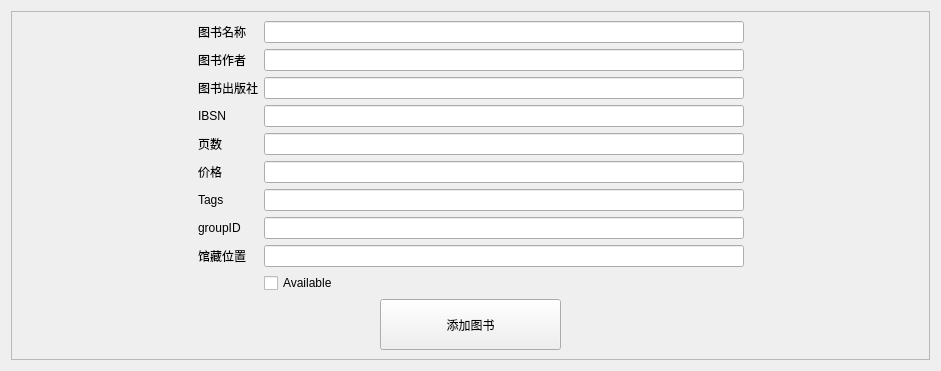
              <widget class="QWidget" name="page_5">
               <layout class="QGridLayout" name="gridLayout_7">
                <item row="0" column="0">
                 <widget class="QFrame" name="frame_6">
                  <property name="frameShape">
                   <enum>QFrame::StyledPanel</enum>
                  </property>
                  <property name="frameShadow">
                   <enum>QFrame::Raised</enum>
                  </property>
                  <layout class="QGridLayout" name="gridLayout_45">
                   <item row="0" column="0">
                    <spacer name="horizontalSpacer_23">
                     <property name="orientation">
                      <enum>Qt::Horizontal</enum>
                     </property>
                     <property name="sizeHint" stdset="0">
                      <size>
                       <width>177</width>
                       <height>20</height>
                      </size>
                     </property>
                    </spacer>
                   </item>
                   <item row="0" column="1" rowspan="2" colspan="3">
                    <layout class="QGridLayout" name="gridLayout_20">
                     <item row="0" column="0">
                      <widget class="QLabel" name="label_38">
                       <property name="text">
                        <string>图书名称</string>
                       </property>
                      </widget>
                     </item>
                     <item row="0" column="1">
                      <widget class="QLineEdit" name="name_1"/>
                     </item>
                     <item row="1" column="0">
                      <widget class="QLabel" name="label_40">
                       <property name="text">
                        <string>图书作者</string>
                       </property>
                      </widget>
                     </item>
                     <item row="1" column="1">
                      <widget class="QLineEdit" name="author_2"/>
                     </item>
                     <item row="2" column="0">
                      <widget class="QLabel" name="label_43">
                       <property name="text">
                        <string>图书出版社</string>
                       </property>
                      </widget>
                     </item>
                     <item row="2" column="1">
                      <widget class="QLineEdit" name="press_2"/>
                     </item>
                     <item row="3" column="0">
                      <widget class="QLabel" name="label_45">
                       <property name="text">
                        <string>IBSN</string>
                       </property>
                      </widget>
                     </item>
                     <item row="3" column="1">
                      <widget class="QLineEdit" name="IBSN"/>
                     </item>
                     <item row="4" column="0">
                      <widget class="QLabel" name="label_47">
                       <property name="text">
                        <string>页数</string>
                       </property>
                      </widget>
                     </item>
                     <item row="5" column="0">
                      <widget class="QLabel" name="label_48">
                       <property name="text">
                        <string>价格</string>
                       </property>
                      </widget>
                     </item>
                     <item row="6" column="0">
                      <widget class="QLabel" name="label_49">
                       <property name="text">
                        <string>Tags</string>
                       </property>
                      </widget>
                     </item>
                     <item row="6" column="1">
                      <widget class="QLineEdit" name="tags_2"/>
                     </item>
                     <item row="7" column="0">
                      <widget class="QLabel" name="label_26">
                       <property name="text">
                        <string>groupID</string>
                       </property>
                      </widget>
                     </item>
                     <item row="7" column="1">
                      <widget class="QLineEdit" name="groupID"/>
                     </item>
                     <item row="8" column="0">
                      <widget class="QLabel" name="label_50">
                       <property name="text">
                        <string>馆藏位置</string>
                       </property>
                      </widget>
                     </item>
                     <item row="8" column="1">
                      <widget class="QLineEdit" name="bookcase_2"/>
                     </item>
                     <item row="9" column="1">
                      <widget class="QCheckBox" name="checkBox">
                       <property name="text">
                        <string>Available</string>
                       </property>
                      </widget>
                     </item>
                     <item row="4" column="1">
                      <widget class="QLineEdit" name="pages"/>
                     </item>
                     <item row="5" column="1">
                      <widget class="QLineEdit" name="piece"/>
                     </item>
                    </layout>
                   </item>
                   <item row="1" column="0">
                    <spacer name="horizontalSpacer_19">
                     <property name="orientation">
                      <enum>Qt::Horizontal</enum>
                     </property>
                     <property name="sizeHint" stdset="0">
                      <size>
                       <width>177</width>
                       <height>20</height>
                      </size>
                     </property>
                    </spacer>
                   </item>
                   <item row="1" column="4">
                    <spacer name="horizontalSpacer_20">
                     <property name="orientation">
                      <enum>Qt::Horizontal</enum>
                     </property>
                     <property name="sizeHint" stdset="0">
                      <size>
                       <width>176</width>
                       <height>20</height>
                      </size>
                     </property>
                    </spacer>
                   </item>
                   <item row="2" column="1">
                    <spacer name="horizontalSpacer_21">
                     <property name="orientation">
                      <enum>Qt::Horizontal</enum>
                     </property>
                     <property name="sizeHint" stdset="0">
                      <size>
                       <width>176</width>
                       <height>20</height>
                      </size>
                     </property>
                    </spacer>
                   </item>
                   <item row="2" column="2">
                    <widget class="QPushButton" name="createbook">
                     <property name="minimumSize">
                      <size>
                       <width>181</width>
                       <height>51</height>
                      </size>
                     </property>
                     <property name="maximumSize">
                      <size>
                       <width>181</width>
                       <height>51</height>
                      </size>
                     </property>
                     <property name="text">
                      <string>添加图书</string>
                     </property>
                    </widget>
                   </item>
                   <item row="2" column="3">
                    <spacer name="horizontalSpacer_22">
                     <property name="orientation">
                      <enum>Qt::Horizontal</enum>
                     </property>
                     <property name="sizeHint" stdset="0">
                      <size>
                       <width>177</width>
                       <height>20</height>
                      </size>
                     </property>
                    </spacer>
                   </item>
                   <item row="0" column="4">
                    <spacer name="horizontalSpacer_24">
                     <property name="orientation">
                      <enum>Qt::Horizontal</enum>
                     </property>
                     <property name="sizeHint" stdset="0">
                      <size>
                       <width>40</width>
                       <height>20</height>
                      </size>
                     </property>
                    </spacer>
                   </item>
                  </layout>
                 </widget>
                </item>
               </layout>
              </widget>
